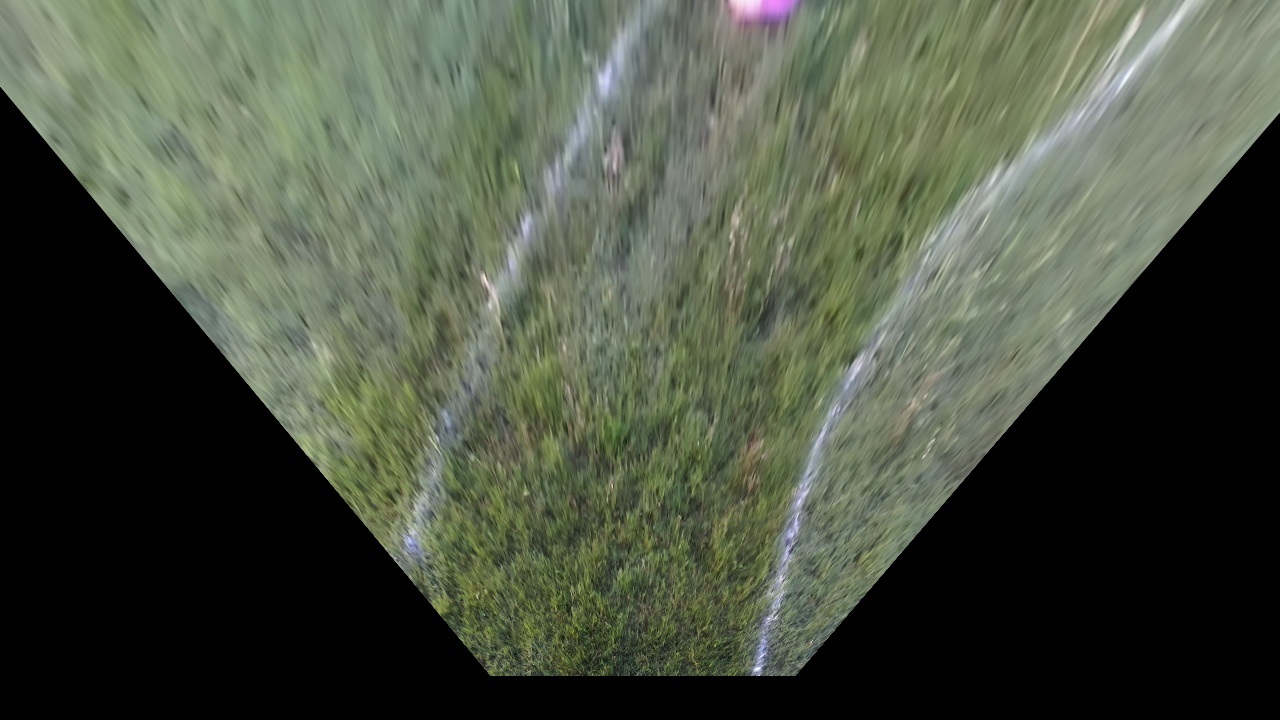
#> input picture today/frame0000.jpg, 1280 x 720 px
$ python blue.py
#> lines starting #> are read from the running program, lines starting #| are printed output that depends on the picture; after the words box and inside, x2 and y2 are one past the last pixel; in counts of white or black regions, pixels touching at a corner belong together
import cv2
import numpy as np

img = cv2.imread('./today/frame0000.jpg')
#> img is the input picture: shape (720, 1280, 3); mean B, G, R 65, 80, 73.1
b,g,r = cv2.split(img)
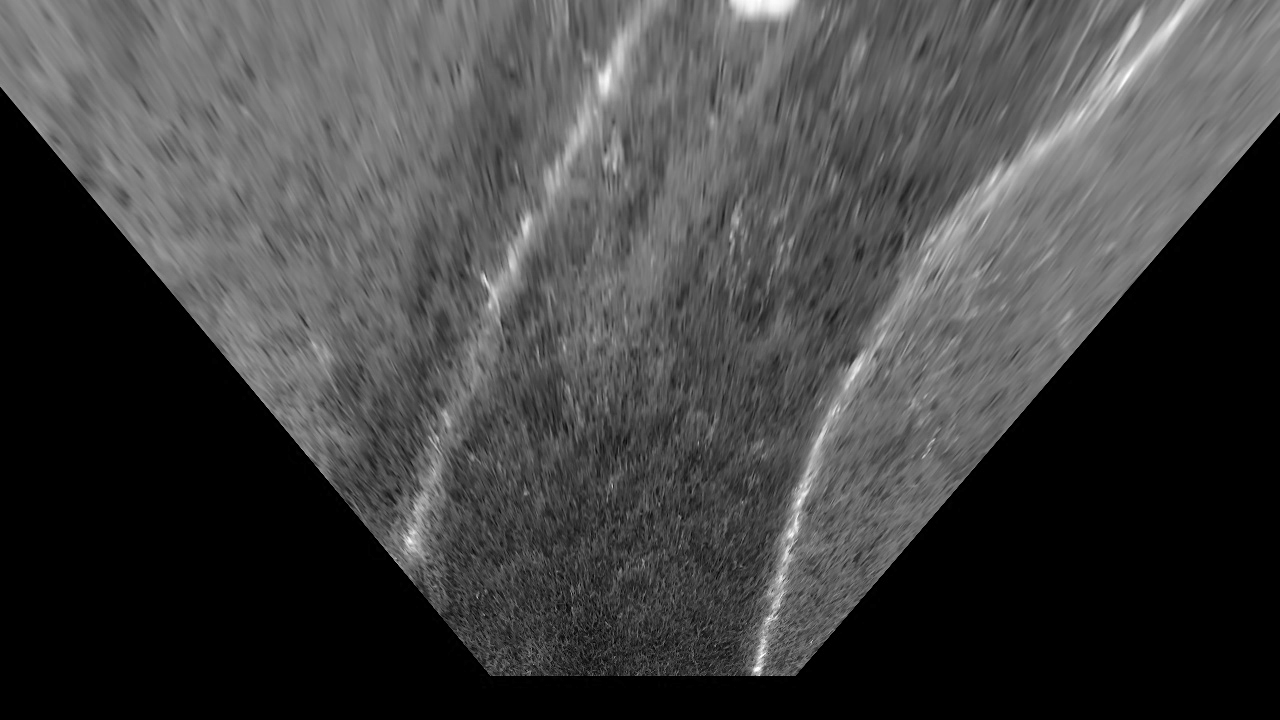
#> b: shape (720, 1280); min 0, max 255, mean 65
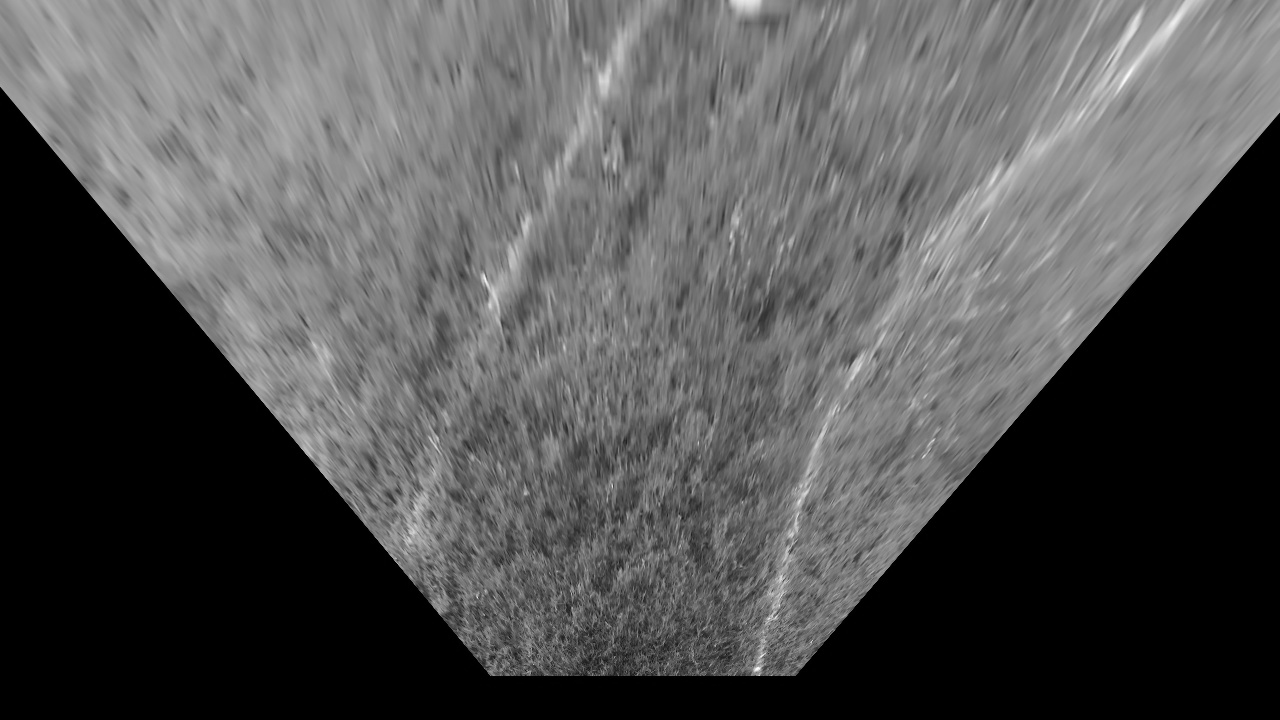
#> g: shape (720, 1280); min 0, max 253, mean 80

th3 = cv2.adaptiveThreshold(b,255,cv2.ADAPTIVE_THRESH_GAUSSIAN_C, cv2.THRESH_BINARY,51,31)
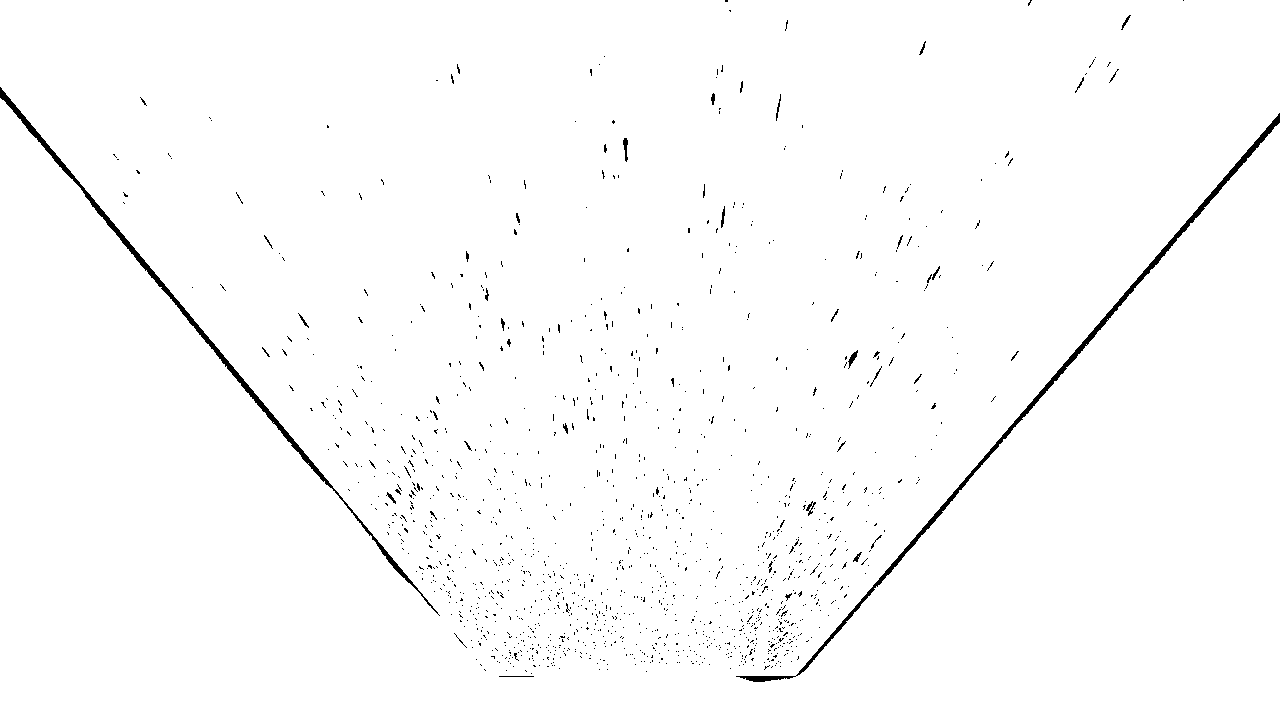
#> th3: shape (720, 1280); 98.7% white; 1360 black regions (1327 under 20 px), largest, box (x1, y1, x2, y2) and area: (736, 113, 1280, 682) 3608, (0, 87, 440, 616) 3085, (623, 138, 628, 162) 72
cv2.imshow('ImageWindow', th3)

cv2.waitKey()

$ run again, with today/frame0001.jpg copied over today/frame0000.jpg
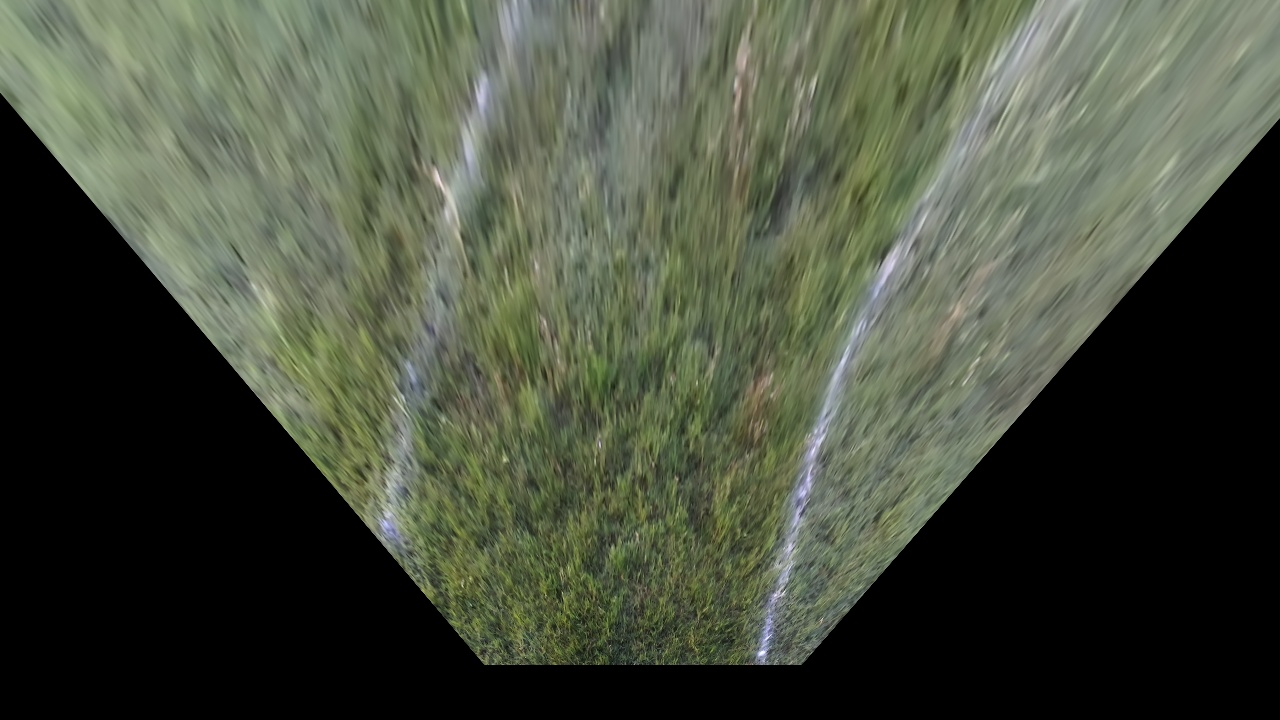
#> input picture today/frame0001.jpg, 1280 x 720 px
#> img is the input picture: shape (720, 1280, 3); mean B, G, R 61.1, 76.3, 70.4
#> `b,g,r = cv2.split(img)`:
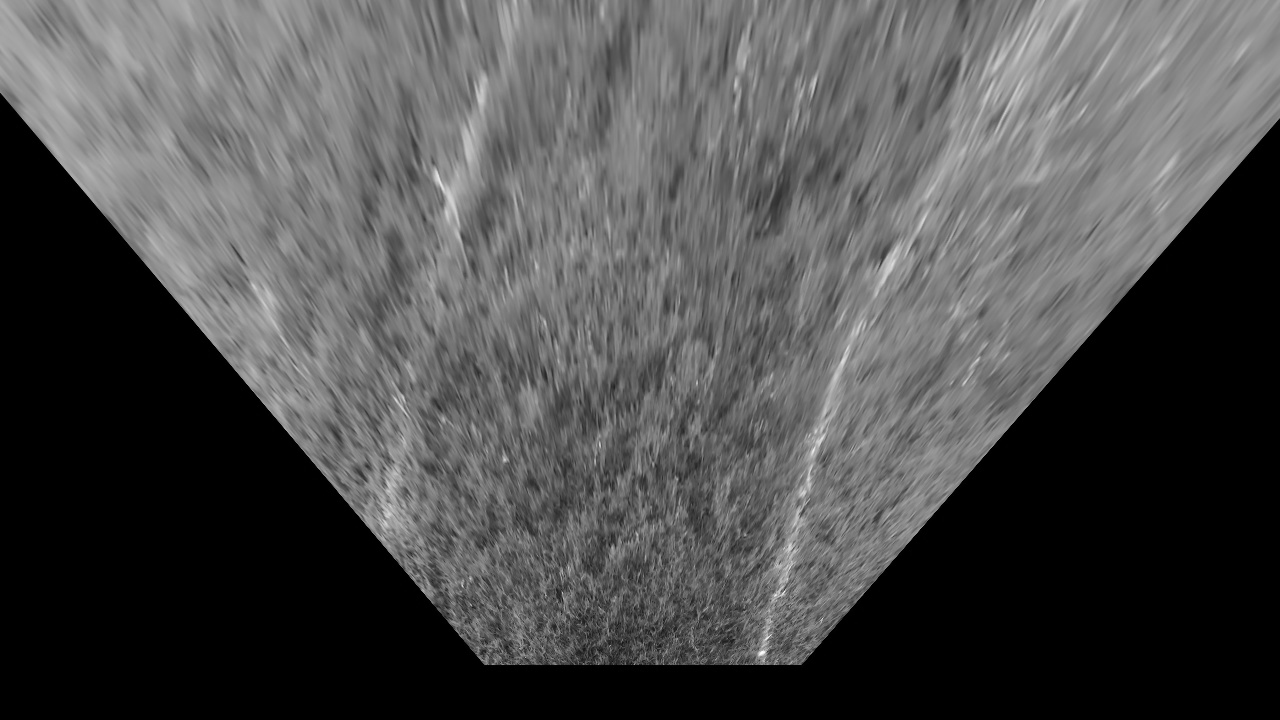
#> g: shape (720, 1280); min 0, max 253, mean 76.3
#> `th3 = cv2.adaptiveThreshold(b,255,cv2.ADAPTIVE_THRESH_GAUSSIAN_C, cv2...`:
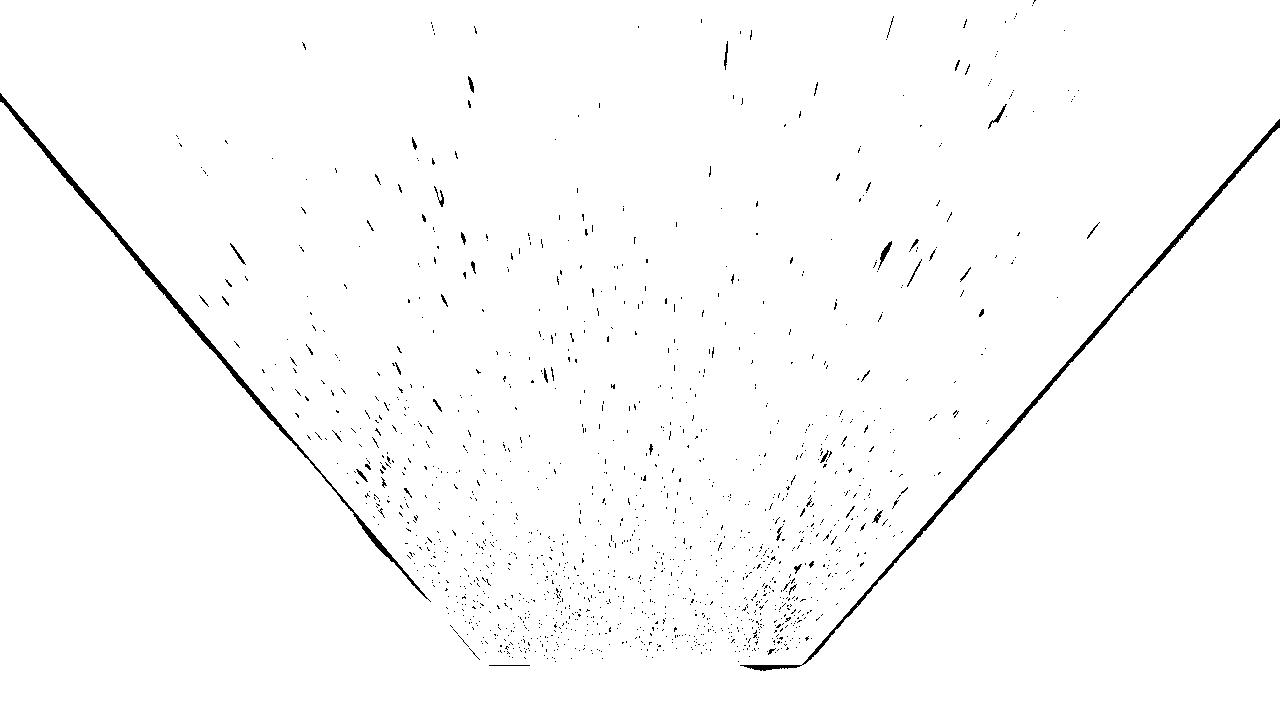
#> th3: shape (720, 1280); 98.7% white; 1387 black regions (1345 under 20 px), largest, box (x1, y1, x2, y2) and area: (740, 119, 1280, 671) 3256, (0, 93, 431, 602) 2952, (878, 241, 892, 270) 109

$ run again, with today/frame0003.jpg copied over today/frame0000.jpg
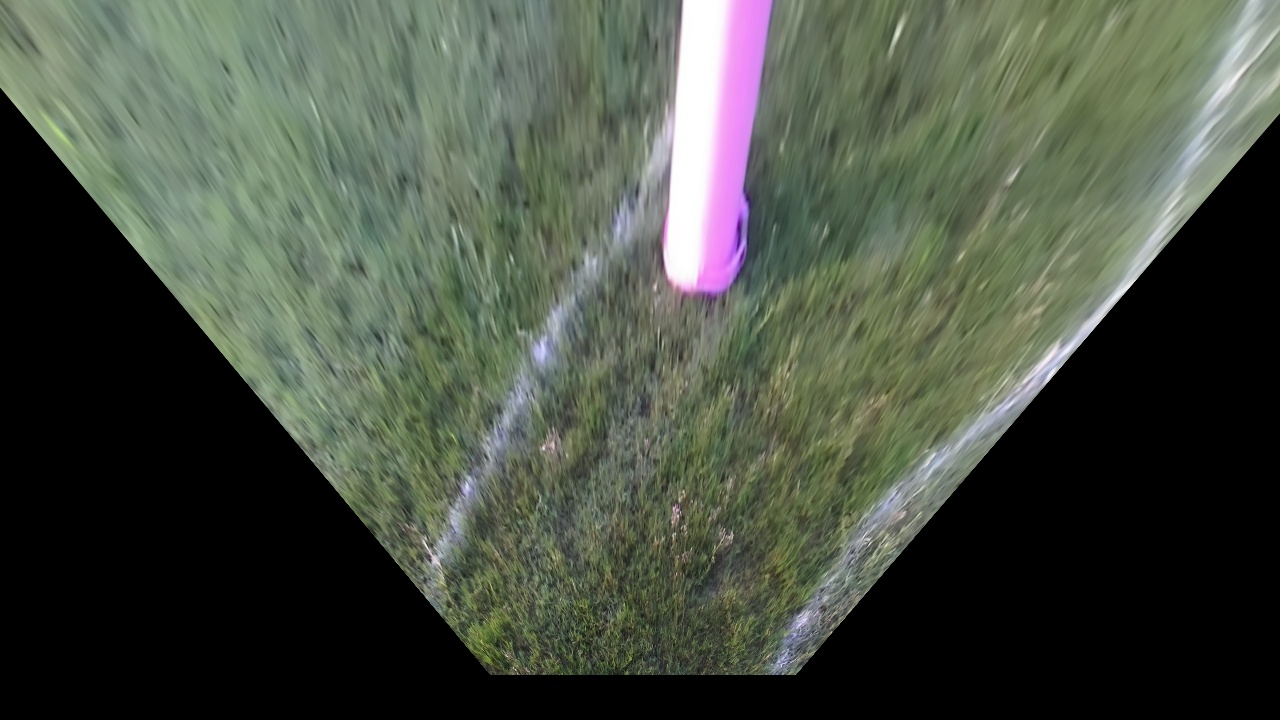
#> input picture today/frame0003.jpg, 1280 x 720 px
#> img is the input picture: shape (720, 1280, 3); mean B, G, R 66.6, 78.6, 71.7
#> `b,g,r = cv2.split(img)`:
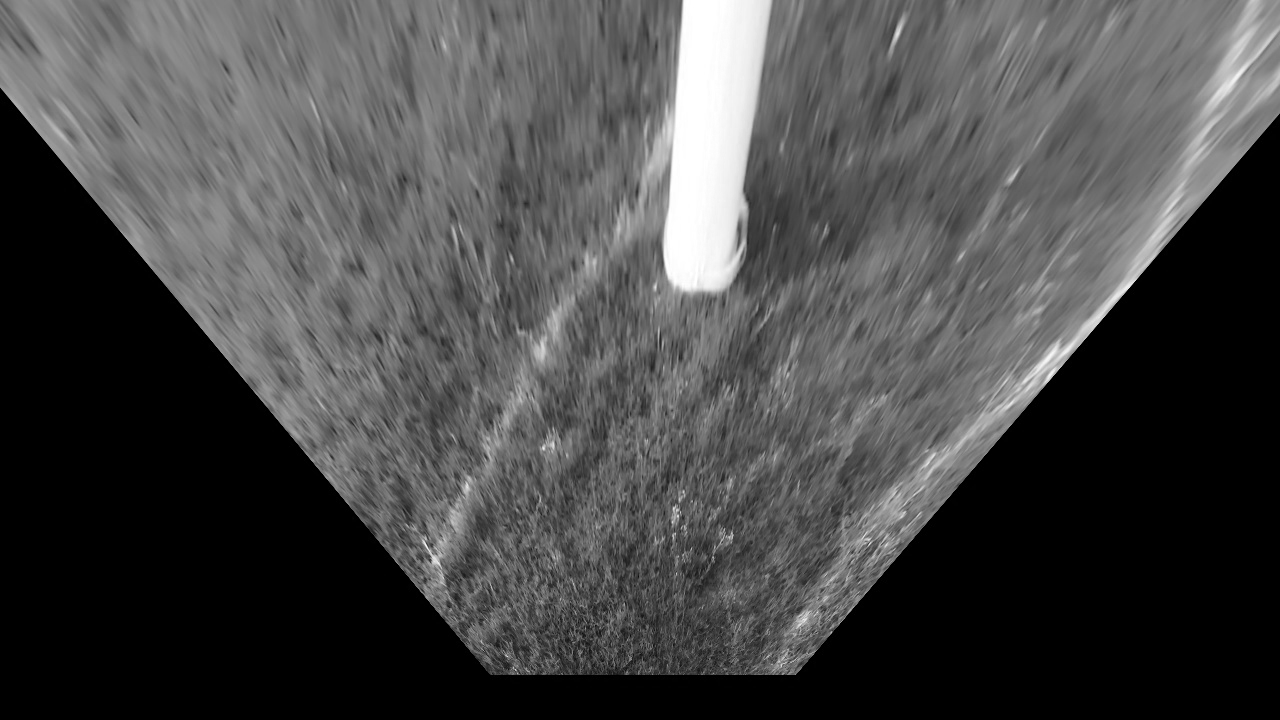
#> r: shape (720, 1280); min 0, max 255, mean 71.7
#> `th3 = cv2.adaptiveThreshold(b,255,cv2.ADAPTIVE_THRESH_GAUSSIAN_C, cv2...`:
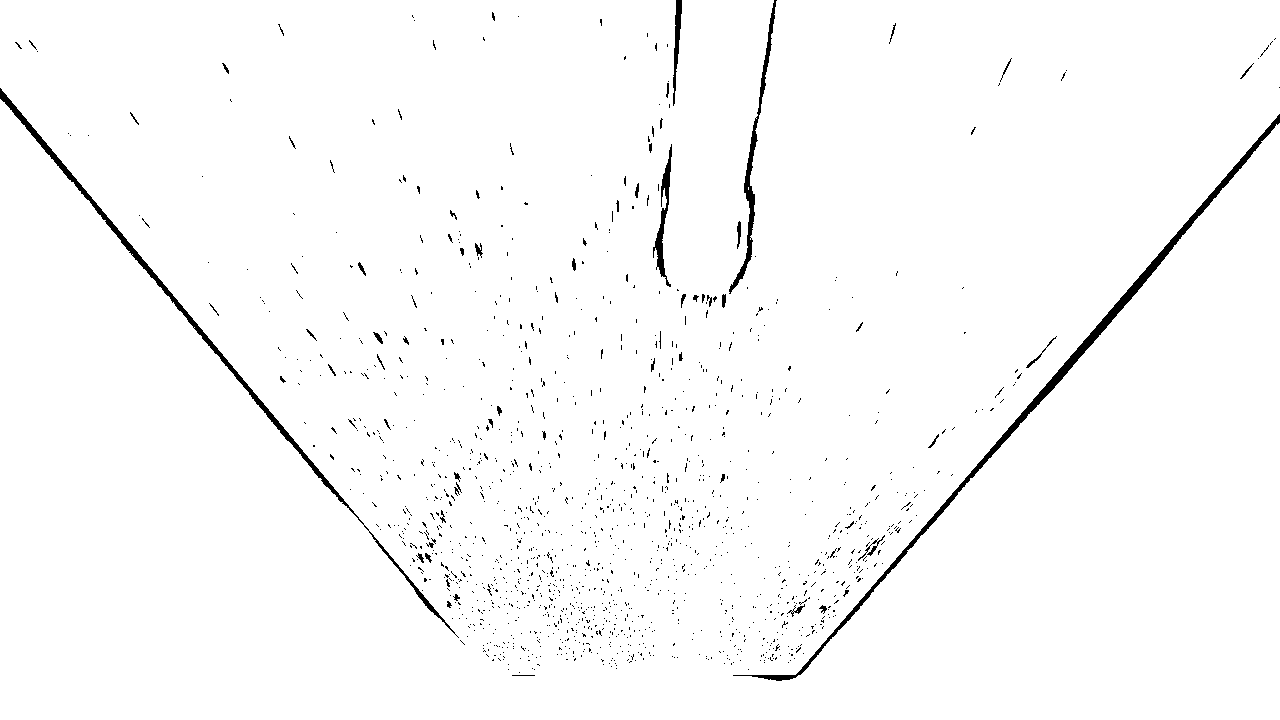
#> th3: shape (720, 1280); 98.3% white; 1401 black regions (1344 under 20 px), largest, box (x1, y1, x2, y2) and area: (733, 114, 1280, 681) 4504, (0, 88, 459, 638) 3211, (729, 0, 777, 294) 1343
